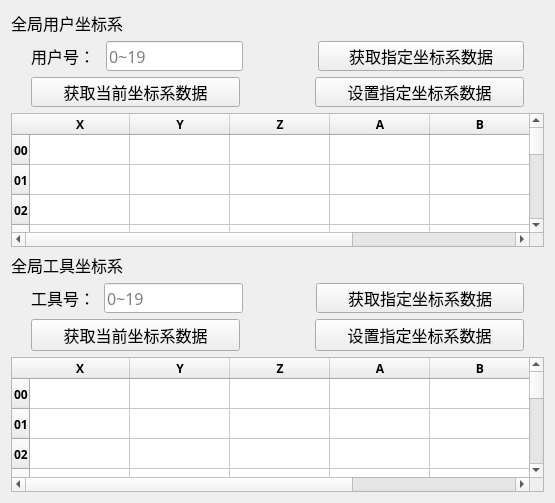
<?xml version="1.0" encoding="UTF-8"?>
<ui version="4.0">
 <class>globalCoordinate</class>
 <widget class="QWidget" name="globalCoordinate">
  <property name="geometry">
   <rect>
    <x>0</x>
    <y>0</y>
    <width>555</width>
    <height>503</height>
   </rect>
  </property>
  <property name="windowTitle">
   <string>Form</string>
  </property>
  <layout class="QGridLayout" name="gridLayout">
   <item row="0" column="0">
    <widget class="QLabel" name="label">
     <property name="font">
      <font>
       <family>微软雅黑</family>
       <pointsize>12</pointsize>
      </font>
     </property>
     <property name="text">
      <string>全局用户坐标系</string>
     </property>
    </widget>
   </item>
   <item row="1" column="0">
    <layout class="QHBoxLayout" name="horizontalLayout" stretch="1,2,1,3">
     <property name="leftMargin">
      <number>20</number>
     </property>
     <property name="rightMargin">
      <number>20</number>
     </property>
     <item>
      <widget class="QLabel" name="label_3">
       <property name="font">
        <font>
         <family>微软雅黑</family>
         <pointsize>12</pointsize>
        </font>
       </property>
       <property name="text">
        <string>用户号：</string>
       </property>
      </widget>
     </item>
     <item>
      <widget class="QLineEdit" name="userIndexEdit">
       <property name="sizePolicy">
        <sizepolicy hsizetype="Expanding" vsizetype="Minimum">
         <horstretch>0</horstretch>
         <verstretch>0</verstretch>
        </sizepolicy>
       </property>
       <property name="minimumSize">
        <size>
         <width>0</width>
         <height>30</height>
        </size>
       </property>
       <property name="font">
        <font>
         <family>微软雅黑</family>
         <pointsize>12</pointsize>
        </font>
       </property>
       <property name="placeholderText">
        <string>0~19</string>
       </property>
      </widget>
     </item>
     <item>
      <spacer name="horizontalSpacer">
       <property name="orientation">
        <enum>Qt::Horizontal</enum>
       </property>
       <property name="sizeHint" stdset="0">
        <size>
         <width>40</width>
         <height>20</height>
        </size>
       </property>
      </spacer>
     </item>
     <item>
      <widget class="QPushButton" name="userIndexButton">
       <property name="sizePolicy">
        <sizepolicy hsizetype="Preferred" vsizetype="Minimum">
         <horstretch>0</horstretch>
         <verstretch>0</verstretch>
        </sizepolicy>
       </property>
       <property name="minimumSize">
        <size>
         <width>0</width>
         <height>30</height>
        </size>
       </property>
       <property name="font">
        <font>
         <family>微软雅黑</family>
         <pointsize>12</pointsize>
        </font>
       </property>
       <property name="text">
        <string>获取指定坐标系数据</string>
       </property>
      </widget>
     </item>
    </layout>
   </item>
   <item row="2" column="0">
    <layout class="QHBoxLayout" name="horizontalLayout_2" stretch="3,1,3">
     <property name="leftMargin">
      <number>20</number>
     </property>
     <property name="rightMargin">
      <number>20</number>
     </property>
     <item>
      <widget class="QPushButton" name="userCurrentButton">
       <property name="sizePolicy">
        <sizepolicy hsizetype="Preferred" vsizetype="Minimum">
         <horstretch>0</horstretch>
         <verstretch>0</verstretch>
        </sizepolicy>
       </property>
       <property name="minimumSize">
        <size>
         <width>0</width>
         <height>30</height>
        </size>
       </property>
       <property name="font">
        <font>
         <family>微软雅黑</family>
         <pointsize>12</pointsize>
        </font>
       </property>
       <property name="text">
        <string>获取当前坐标系数据</string>
       </property>
      </widget>
     </item>
     <item>
      <spacer name="horizontalSpacer_2">
       <property name="orientation">
        <enum>Qt::Horizontal</enum>
       </property>
       <property name="sizeHint" stdset="0">
        <size>
         <width>40</width>
         <height>20</height>
        </size>
       </property>
      </spacer>
     </item>
     <item>
      <widget class="QPushButton" name="setUserButton">
       <property name="sizePolicy">
        <sizepolicy hsizetype="Preferred" vsizetype="Minimum">
         <horstretch>0</horstretch>
         <verstretch>0</verstretch>
        </sizepolicy>
       </property>
       <property name="minimumSize">
        <size>
         <width>0</width>
         <height>30</height>
        </size>
       </property>
       <property name="font">
        <font>
         <family>微软雅黑</family>
         <pointsize>12</pointsize>
        </font>
       </property>
       <property name="text">
        <string>设置指定坐标系数据</string>
       </property>
      </widget>
     </item>
    </layout>
   </item>
   <item row="3" column="0">
    <widget class="QTableWidget" name="coordUserTable">
     <property name="font">
      <font>
       <family>微软雅黑</family>
       <bold>true</bold>
      </font>
     </property>
     <row>
      <property name="text">
       <string>00</string>
      </property>
      <property name="font">
       <font>
        <family>微软雅黑</family>
        <bold>true</bold>
       </font>
      </property>
     </row>
     <row>
      <property name="text">
       <string>01</string>
      </property>
      <property name="font">
       <font>
        <family>微软雅黑</family>
        <bold>true</bold>
       </font>
      </property>
     </row>
     <row>
      <property name="text">
       <string>02</string>
      </property>
      <property name="font">
       <font>
        <family>微软雅黑</family>
        <bold>true</bold>
       </font>
      </property>
     </row>
     <row>
      <property name="text">
       <string>03</string>
      </property>
      <property name="font">
       <font>
        <family>微软雅黑</family>
        <bold>true</bold>
       </font>
      </property>
     </row>
     <row>
      <property name="text">
       <string>04</string>
      </property>
      <property name="font">
       <font>
        <family>微软雅黑</family>
        <bold>true</bold>
       </font>
      </property>
     </row>
     <row>
      <property name="text">
       <string>05</string>
      </property>
      <property name="font">
       <font>
        <family>微软雅黑</family>
        <bold>true</bold>
       </font>
      </property>
     </row>
     <row>
      <property name="text">
       <string>06</string>
      </property>
      <property name="font">
       <font>
        <family>微软雅黑</family>
        <bold>true</bold>
       </font>
      </property>
     </row>
     <row>
      <property name="text">
       <string>07</string>
      </property>
      <property name="font">
       <font>
        <family>微软雅黑</family>
        <bold>true</bold>
       </font>
      </property>
     </row>
     <row>
      <property name="text">
       <string>08</string>
      </property>
      <property name="font">
       <font>
        <family>微软雅黑</family>
        <bold>true</bold>
       </font>
      </property>
     </row>
     <row>
      <property name="text">
       <string>09</string>
      </property>
      <property name="font">
       <font>
        <family>微软雅黑</family>
        <bold>true</bold>
       </font>
      </property>
     </row>
     <row>
      <property name="text">
       <string>10</string>
      </property>
      <property name="font">
       <font>
        <family>微软雅黑</family>
        <bold>true</bold>
       </font>
      </property>
     </row>
     <row>
      <property name="text">
       <string>11</string>
      </property>
      <property name="font">
       <font>
        <family>微软雅黑</family>
        <bold>true</bold>
       </font>
      </property>
     </row>
     <row>
      <property name="text">
       <string>12</string>
      </property>
      <property name="font">
       <font>
        <family>微软雅黑</family>
        <bold>true</bold>
       </font>
      </property>
     </row>
     <row>
      <property name="text">
       <string>13</string>
      </property>
      <property name="font">
       <font>
        <family>微软雅黑</family>
        <bold>true</bold>
       </font>
      </property>
     </row>
     <row>
      <property name="text">
       <string>14</string>
      </property>
      <property name="font">
       <font>
        <family>微软雅黑</family>
        <bold>true</bold>
       </font>
      </property>
     </row>
     <row>
      <property name="text">
       <string>15</string>
      </property>
      <property name="font">
       <font>
        <family>微软雅黑</family>
        <bold>true</bold>
       </font>
      </property>
     </row>
     <row>
      <property name="text">
       <string>16</string>
      </property>
      <property name="font">
       <font>
        <family>微软雅黑</family>
        <bold>true</bold>
       </font>
      </property>
     </row>
     <row>
      <property name="text">
       <string>17</string>
      </property>
      <property name="font">
       <font>
        <family>微软雅黑</family>
        <bold>true</bold>
       </font>
      </property>
     </row>
     <row>
      <property name="text">
       <string>18</string>
      </property>
      <property name="font">
       <font>
        <family>微软雅黑</family>
        <bold>true</bold>
       </font>
      </property>
     </row>
     <row>
      <property name="text">
       <string>19</string>
      </property>
      <property name="font">
       <font>
        <family>微软雅黑</family>
        <bold>true</bold>
       </font>
      </property>
     </row>
     <column>
      <property name="text">
       <string>X</string>
      </property>
      <property name="font">
       <font>
        <family>微软雅黑</family>
        <pointsize>9</pointsize>
        <bold>true</bold>
       </font>
      </property>
     </column>
     <column>
      <property name="text">
       <string>Y</string>
      </property>
      <property name="font">
       <font>
        <family>微软雅黑</family>
        <pointsize>9</pointsize>
        <bold>true</bold>
       </font>
      </property>
     </column>
     <column>
      <property name="text">
       <string>Z</string>
      </property>
      <property name="font">
       <font>
        <family>微软雅黑</family>
        <pointsize>9</pointsize>
        <bold>true</bold>
       </font>
      </property>
     </column>
     <column>
      <property name="text">
       <string>A</string>
      </property>
      <property name="font">
       <font>
        <family>微软雅黑</family>
        <pointsize>9</pointsize>
        <bold>true</bold>
       </font>
      </property>
     </column>
     <column>
      <property name="text">
       <string>B</string>
      </property>
      <property name="font">
       <font>
        <family>微软雅黑</family>
        <pointsize>9</pointsize>
        <bold>true</bold>
       </font>
      </property>
     </column>
     <column>
      <property name="text">
       <string>C</string>
      </property>
      <property name="font">
       <font>
        <family>微软雅黑</family>
        <pointsize>9</pointsize>
        <bold>true</bold>
       </font>
      </property>
     </column>
    </widget>
   </item>
   <item row="4" column="0">
    <widget class="QLabel" name="label_2">
     <property name="font">
      <font>
       <family>微软雅黑</family>
       <pointsize>12</pointsize>
      </font>
     </property>
     <property name="text">
      <string>全局工具坐标系</string>
     </property>
    </widget>
   </item>
   <item row="5" column="0">
    <layout class="QHBoxLayout" name="horizontalLayout_3" stretch="1,2,1,3">
     <property name="spacing">
      <number>4</number>
     </property>
     <property name="leftMargin">
      <number>20</number>
     </property>
     <property name="rightMargin">
      <number>20</number>
     </property>
     <item>
      <widget class="QLabel" name="label_4">
       <property name="font">
        <font>
         <family>微软雅黑</family>
         <pointsize>12</pointsize>
        </font>
       </property>
       <property name="text">
        <string>工具号：</string>
       </property>
      </widget>
     </item>
     <item>
      <widget class="QLineEdit" name="toolIndexEdit">
       <property name="sizePolicy">
        <sizepolicy hsizetype="Expanding" vsizetype="Minimum">
         <horstretch>0</horstretch>
         <verstretch>0</verstretch>
        </sizepolicy>
       </property>
       <property name="minimumSize">
        <size>
         <width>0</width>
         <height>30</height>
        </size>
       </property>
       <property name="font">
        <font>
         <family>微软雅黑</family>
         <pointsize>12</pointsize>
        </font>
       </property>
       <property name="placeholderText">
        <string>0~19</string>
       </property>
      </widget>
     </item>
     <item>
      <spacer name="horizontalSpacer_4">
       <property name="orientation">
        <enum>Qt::Horizontal</enum>
       </property>
       <property name="sizeHint" stdset="0">
        <size>
         <width>40</width>
         <height>20</height>
        </size>
       </property>
      </spacer>
     </item>
     <item>
      <widget class="QPushButton" name="toolIndexButton">
       <property name="sizePolicy">
        <sizepolicy hsizetype="Preferred" vsizetype="Minimum">
         <horstretch>0</horstretch>
         <verstretch>0</verstretch>
        </sizepolicy>
       </property>
       <property name="minimumSize">
        <size>
         <width>0</width>
         <height>30</height>
        </size>
       </property>
       <property name="font">
        <font>
         <family>微软雅黑</family>
         <pointsize>12</pointsize>
        </font>
       </property>
       <property name="text">
        <string>获取指定坐标系数据</string>
       </property>
      </widget>
     </item>
    </layout>
   </item>
   <item row="6" column="0">
    <layout class="QHBoxLayout" name="horizontalLayout_4" stretch="3,1,3">
     <property name="leftMargin">
      <number>20</number>
     </property>
     <property name="rightMargin">
      <number>20</number>
     </property>
     <item>
      <widget class="QPushButton" name="toolCurrentButton">
       <property name="sizePolicy">
        <sizepolicy hsizetype="Preferred" vsizetype="Minimum">
         <horstretch>0</horstretch>
         <verstretch>30</verstretch>
        </sizepolicy>
       </property>
       <property name="font">
        <font>
         <family>微软雅黑</family>
         <pointsize>12</pointsize>
        </font>
       </property>
       <property name="text">
        <string>获取当前坐标系数据</string>
       </property>
      </widget>
     </item>
     <item>
      <spacer name="horizontalSpacer_3">
       <property name="orientation">
        <enum>Qt::Horizontal</enum>
       </property>
       <property name="sizeHint" stdset="0">
        <size>
         <width>40</width>
         <height>20</height>
        </size>
       </property>
      </spacer>
     </item>
     <item>
      <widget class="QPushButton" name="setToolButton">
       <property name="sizePolicy">
        <sizepolicy hsizetype="Preferred" vsizetype="Minimum">
         <horstretch>0</horstretch>
         <verstretch>0</verstretch>
        </sizepolicy>
       </property>
       <property name="minimumSize">
        <size>
         <width>0</width>
         <height>30</height>
        </size>
       </property>
       <property name="font">
        <font>
         <family>微软雅黑</family>
         <pointsize>12</pointsize>
        </font>
       </property>
       <property name="text">
        <string>设置指定坐标系数据</string>
       </property>
      </widget>
     </item>
    </layout>
   </item>
   <item row="7" column="0">
    <widget class="QTableWidget" name="coordToolTable">
     <property name="font">
      <font>
       <family>微软雅黑</family>
       <bold>true</bold>
      </font>
     </property>
     <row>
      <property name="text">
       <string>00</string>
      </property>
      <property name="font">
       <font>
        <family>微软雅黑</family>
        <bold>true</bold>
       </font>
      </property>
     </row>
     <row>
      <property name="text">
       <string>01</string>
      </property>
      <property name="font">
       <font>
        <family>微软雅黑</family>
        <bold>true</bold>
       </font>
      </property>
     </row>
     <row>
      <property name="text">
       <string>02</string>
      </property>
      <property name="font">
       <font>
        <family>微软雅黑</family>
        <bold>true</bold>
       </font>
      </property>
     </row>
     <row>
      <property name="text">
       <string>03</string>
      </property>
      <property name="font">
       <font>
        <family>微软雅黑</family>
        <bold>true</bold>
       </font>
      </property>
     </row>
     <row>
      <property name="text">
       <string>04</string>
      </property>
      <property name="font">
       <font>
        <family>微软雅黑</family>
        <bold>true</bold>
       </font>
      </property>
     </row>
     <row>
      <property name="text">
       <string>05</string>
      </property>
      <property name="font">
       <font>
        <family>微软雅黑</family>
        <bold>true</bold>
       </font>
      </property>
     </row>
     <row>
      <property name="text">
       <string>06</string>
      </property>
      <property name="font">
       <font>
        <family>微软雅黑</family>
        <bold>true</bold>
       </font>
      </property>
     </row>
     <row>
      <property name="text">
       <string>07</string>
      </property>
      <property name="font">
       <font>
        <family>微软雅黑</family>
        <bold>true</bold>
       </font>
      </property>
     </row>
     <row>
      <property name="text">
       <string>08</string>
      </property>
      <property name="font">
       <font>
        <family>微软雅黑</family>
        <bold>true</bold>
       </font>
      </property>
     </row>
     <row>
      <property name="text">
       <string>09</string>
      </property>
      <property name="font">
       <font>
        <family>微软雅黑</family>
        <bold>true</bold>
       </font>
      </property>
     </row>
     <row>
      <property name="text">
       <string>10</string>
      </property>
      <property name="font">
       <font>
        <family>微软雅黑</family>
        <bold>true</bold>
       </font>
      </property>
     </row>
     <row>
      <property name="text">
       <string>11</string>
      </property>
      <property name="font">
       <font>
        <family>微软雅黑</family>
        <bold>true</bold>
       </font>
      </property>
     </row>
     <row>
      <property name="text">
       <string>12</string>
      </property>
      <property name="font">
       <font>
        <family>微软雅黑</family>
        <bold>true</bold>
       </font>
      </property>
     </row>
     <row>
      <property name="text">
       <string>13</string>
      </property>
      <property name="font">
       <font>
        <family>微软雅黑</family>
        <bold>true</bold>
       </font>
      </property>
     </row>
     <row>
      <property name="text">
       <string>14</string>
      </property>
      <property name="font">
       <font>
        <family>微软雅黑</family>
        <bold>true</bold>
       </font>
      </property>
     </row>
     <row>
      <property name="text">
       <string>15</string>
      </property>
      <property name="font">
       <font>
        <family>微软雅黑</family>
        <bold>true</bold>
       </font>
      </property>
     </row>
     <row>
      <property name="text">
       <string>16</string>
      </property>
      <property name="font">
       <font>
        <family>微软雅黑</family>
        <bold>true</bold>
       </font>
      </property>
     </row>
     <row>
      <property name="text">
       <string>17</string>
      </property>
      <property name="font">
       <font>
        <family>微软雅黑</family>
        <bold>true</bold>
       </font>
      </property>
     </row>
     <row>
      <property name="text">
       <string>18</string>
      </property>
      <property name="font">
       <font>
        <family>微软雅黑</family>
        <bold>true</bold>
       </font>
      </property>
     </row>
     <row>
      <property name="text">
       <string>19</string>
      </property>
      <property name="font">
       <font>
        <family>微软雅黑</family>
        <bold>true</bold>
       </font>
      </property>
     </row>
     <column>
      <property name="text">
       <string>X</string>
      </property>
      <property name="font">
       <font>
        <family>微软雅黑</family>
        <pointsize>9</pointsize>
        <bold>true</bold>
       </font>
      </property>
     </column>
     <column>
      <property name="text">
       <string>Y</string>
      </property>
      <property name="font">
       <font>
        <family>微软雅黑</family>
        <pointsize>9</pointsize>
        <bold>true</bold>
       </font>
      </property>
     </column>
     <column>
      <property name="text">
       <string>Z</string>
      </property>
      <property name="font">
       <font>
        <family>微软雅黑</family>
        <pointsize>9</pointsize>
        <bold>true</bold>
       </font>
      </property>
     </column>
     <column>
      <property name="text">
       <string>A</string>
      </property>
      <property name="font">
       <font>
        <family>微软雅黑</family>
        <pointsize>9</pointsize>
        <bold>true</bold>
       </font>
      </property>
     </column>
     <column>
      <property name="text">
       <string>B</string>
      </property>
      <property name="font">
       <font>
        <family>微软雅黑</family>
        <pointsize>9</pointsize>
        <bold>true</bold>
       </font>
      </property>
     </column>
     <column>
      <property name="text">
       <string>C</string>
      </property>
      <property name="font">
       <font>
        <family>微软雅黑</family>
        <pointsize>9</pointsize>
        <bold>true</bold>
       </font>
      </property>
     </column>
    </widget>
   </item>
  </layout>
 </widget>
 <resources/>
 <connections/>
</ui>
